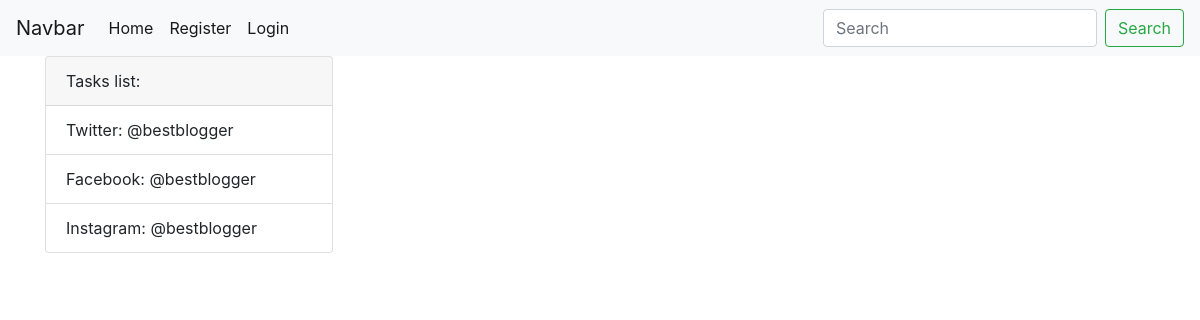
/tasks, run on an earlier commit of the app's database.
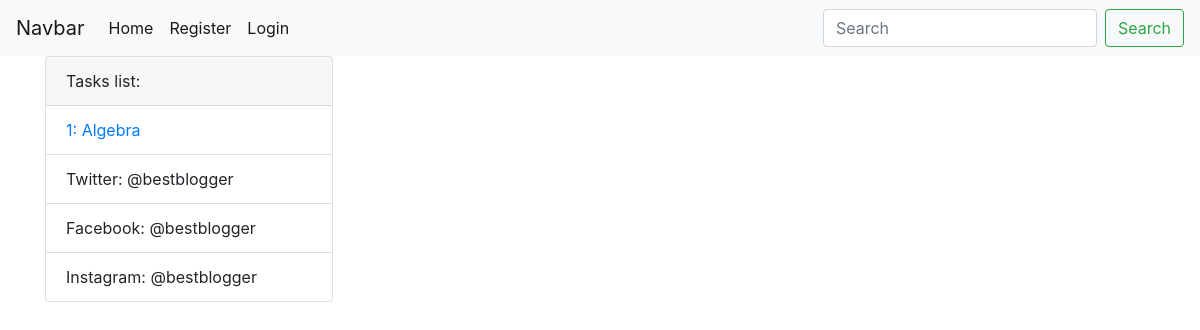
And on a later commit of the database.
### models.py (models this page shows)
class Task(db.Model):
    id = db.Column(db.Integer, primary_key=True)
    name = db.Column(db.String(100), unique=True, nullable=False)
    text = db.Column(db.String(1000), unique=True, nullable=False)
    result = db.Column(db.Integer, nullable=True)
    def serialize(self):
        return {
            "id": self.id,
            "name": self.name,
            "text": self.text,
            "result": self.result
        }

### view/user.py (the view)
@app.route("/tasks")
def tasks():
    tasks = [task.serialize() for task in Task.query.all()]
    print(tasks)
    return render_template("tasks.html", title="Tasks", tasks=tasks)

### templates/tasks.html
{% extends 'base.html' %}
{% block content %}
  <div class="card" style="width: 18rem;">
    <div class="card-header">
      Tasks list:
    </div>
    <ol class="list-group list-group-flush">
      {% for task in tasks%}
        <li class="list-group-item"><a href="#">{{ task.id }}: {{ task.name }}</a></li>
      {% endfor %}
      <li class="list-group-item">Twitter: @bestblogger</li>
      <li class="list-group-item">Facebook: @bestblogger</li>
      <li class="list-group-item">Instagram: @bestblogger</li>
    </ol>
  </div>
{% endblock %}

### templates/base.html (shortened to what this page needs)
<!DOCTYPE html>
  <html lang="en">
    <head>
      <link rel="stylesheet" href="https://stackpath.bootstrapcdn.com/bootstrap/4.4.1/css/bootstrap.min.css">
    </head>
  <body>
  <nav class="navbar navbar-expand-lg navbar-light bg-light">
  <a class="navbar-brand" href="#">Navbar</a>
  <div class="collapse navbar-collapse" id="navbarSupportedContent">
    <ul class="navbar-nav mr-auto">
      <li class="nav-item active">
        <a class="nav-link" href="{{ url_for('home') }}">Home <span class="sr-only">(current)</span></a>
      </li>
      {% if current_user.is_authenticated %}
            <li class="nav-item active">
        <a class="nav-link" href="{{ url_for('account') }}">Account <span class="sr-only">(current)</span></a>
      </li>
            <li class="nav-item active">
        <a class="nav-link" href="{{ url_for('tasks') }}">Tasks <span class="sr-only">(current)</span></a>
      </li>
      <li class="nav-item active">
        <a class="nav-link" href="{{ url_for('logout') }}">Logout <span class="sr-only">(current)</span></a>
      </li>
      {% else %}
            <li class="nav-item active">
        <a class="nav-link" href="{{ url_for('registration') }}">Register <span class="sr-only">(current)</span></a>
      </li>
            <li class="nav-item active">
        <a class="nav-link" href="{{ url_for('login') }}">Login <span class="sr-only">(current)</span></a>
      </li>
      {% endif %}
    </ul>
    <form class="form-inline my-2 my-lg-0">
      <input class="form-control mr-sm-2" type="search" placeholder="Search" aria-label="Search">
      <button class="btn btn-outline-success my-2 my-sm-0" type="submit">Search</button>
    </form>
  </div>
</nav>
<div class="container">
  {% block content %}{% endblock %}
</div>
  </body>
  </html>

What changed in the data, as far as the page shows it:
added Task: id "1", name "Algebra"
